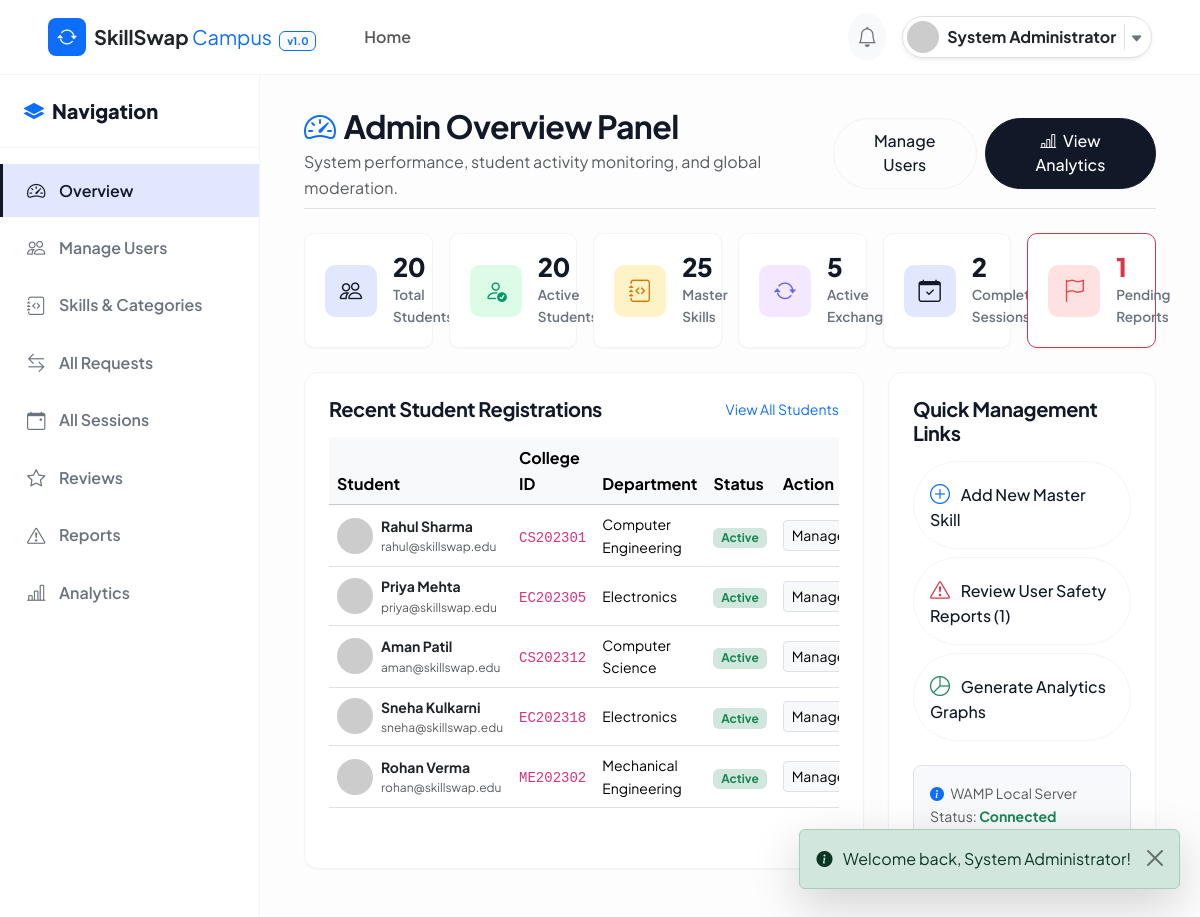
Page /admin/dashboard.php (signed in) on the committed database.
### tables this page shows
CREATE TABLE `users` (
  `user_id` INT AUTO_INCREMENT PRIMARY KEY,
  `name` VARCHAR(100) NOT NULL,
  `email` VARCHAR(100) NOT NULL UNIQUE,
  `password` VARCHAR(255) NOT NULL,
  `college_id` VARCHAR(50) NOT NULL UNIQUE,
  `department` VARCHAR(100) NOT NULL,
  `year` ENUM('1st Year', '2nd Year', '3rd Year', '4th Year', 'Postgraduate') NOT NULL DEFAULT '1st Year',
  `bio` TEXT DEFAULT NULL,
  `profile_image` VARCHAR(255) DEFAULT 'default-avatar.png',
  `role` ENUM('student', 'admin') NOT NULL DEFAULT 'student',
  `status` ENUM('active', 'inactive', 'suspended') NOT NULL DEFAULT 'active',
  `reputation_score` DECIMAL(5,2) NOT NULL DEFAULT 50.00,
  `created_at` TIMESTAMP DEFAULT CURRENT_TIMESTAMP,
  `updated_at` TIMESTAMP DEFAULT CURRENT_TIMESTAMP ON UPDATE CURRENT_TIMESTAMP,
  CONSTRAINT `chk_reputation_range` CHECK (`reputation_score` >= 0 AND `reputation_score` <= 100)
);

### includes/functions.php (called while the page is built, shortened)
<?php
function get_base_url(): string {
    $protocol = (!empty($_SERVER['HTTPS']) && $_SERVER['HTTPS'] !== 'off') ? 'https' : 'http';
    $host = $_SERVER['HTTP_HOST'] ?? 'localhost';
    $scriptDir = dirname($_SERVER['SCRIPT_NAME'] ?? '');
    if (strpos($scriptDir, '/skillswap') !== false) {
        return $protocol . '://' . $host . '/skillswap/';
    }
    return $protocol . '://' . $host . '/skillswap/';
}

### admin/dashboard.php (the view, shortened to what this page needs)
<?php
require_once __DIR__ . '/../includes/functions.php';
$pdo = Database::getConnection();
$stats = [
    'total_students'     => 0,
    'active_students'    => 0,
    'total_skills'       => 0,
    'active_exchanges'   => 0,
    'completed_sessions' => 0,
    'pending_reports'    => 0
];
$stats['total_students']     = (int)$pdo->query("SELECT COUNT(*) FROM users WHERE role = 'student'")->fetchColumn();
$stats['active_students']    = (int)$pdo->query("SELECT COUNT(*) FROM users WHERE role = 'student' AND status = 'active'")->fetchColumn();
$stats['total_skills']       = (int)$pdo->query("SELECT COUNT(*) FROM skills")->fetchColumn();
$stats['active_exchanges']   = (int)$pdo->query("SELECT COUNT(*) FROM learning_requests WHERE status IN ('PENDING', 'ACCEPTED')")->fetchColumn();
$stats['completed_sessions'] = (int)$pdo->query("SELECT COUNT(*) FROM sessions WHERE status = 'COMPLETED'")->fetchColumn();
$stats['pending_reports']    = (int)$pdo->query("SELECT COUNT(*) FROM reports WHERE status = 'PENDING'")->fetchColumn();
$stmtRecentUsers = $pdo->query("SELECT * FROM users WHERE role = 'student' ORDER BY created_at DESC LIMIT 5");
$recentUsers = $stmtRecentUsers->fetchAll(PDO::FETCH_ASSOC);
require_once __DIR__ . '/../includes/header.php';
require_once __DIR__ . '/../includes/navbar.php';
?>
<div class="dashboard-wrapper">
  <?php require_once __DIR__ . '/../includes/sidebar.php'; ?>
  <main class="main-content">
    <div class="container-fluid">
      <div class="d-flex flex-column flex-md-row justify-content-between align-items-md-center mb-4 pb-2 border-bottom">
        <div>
          <h2 class="fw-bold mb-1"><i class="bi bi-speedometer2 text-primary me-2"></i>Admin Overview Panel</h2>
          <p class="text-muted mb-0">System performance, student activity monitoring, and global moderation.</p>
        </div>
        <div class="mt-3 mt-md-0 d-flex gap-2">
          <a href="users.php" class="btn btn-outline-custom">Manage Users</a>
          <a href="analytics.php" class="btn btn-primary-custom"><i class="bi bi-bar-chart-line me-1"></i> View Analytics</a>
        </div>
      </div>
      <div class="row g-3 mb-4">
        <div class="col-6 col-md-4 col-lg-2">
          <div class="stat-card">
            <div class="stat-icon primary"><i class="bi bi-people"></i></div>
            <div class="stat-details">
              <h3><?= $stats['total_students'] ?></h3>
              <p>Total Students</p>
            </div>
          </div>
        </div>
        <div class="col-6 col-md-4 col-lg-2">
          <div class="stat-card">
            <div class="stat-icon success"><i class="bi bi-person-check"></i></div>
            <div class="stat-details">
              <h3><?= $stats['active_students'] ?></h3>
              <p>Active Students</p>
            </div>
          </div>
        </div>
        <div class="col-6 col-md-4 col-lg-2">
          <div class="stat-card">
            <div class="stat-icon warning"><i class="bi bi-journal-code"></i></div>
            <div class="stat-details">
              <h3><?= $stats['total_skills'] ?></h3>
              <p>Master Skills</p>
            </div>
          </div>
        </div>
        <div class="col-6 col-md-4 col-lg-2">
          <div class="stat-card">
            <div class="stat-icon accent"><i class="bi bi-arrow-repeat"></i></div>
            <div class="stat-details">
              <h3><?= $stats['active_exchanges'] ?></h3>
              <p>Active Exchanges</p>
            </div>
          </div>
        </div>
        <div class="col-6 col-md-4 col-lg-2">
          <div class="stat-card">
            <div class="stat-icon primary"><i class="bi bi-calendar-check"></i></div>
            <div class="stat-details">
              <h3><?= $stats['completed_sessions'] ?></h3>
              <p>Completed Sessions</p>
            </div>
          </div>
        </div>
        <div class="col-6 col-md-4 col-lg-2">
          <div class="stat-card border-danger">
            <div class="stat-icon" style="background:#fee2e2; color:#ef4444;"><i class="bi bi-flag"></i></div>
            <div class="stat-details">
              <h3 class="text-danger"><?= $stats['pending_reports'] ?></h3>
              <p>Pending Reports</p>
            </div>
          </div>
        </div>
      </div>
      <div class="row g-4 mb-4">
        <div class="col-lg-8">
          <div class="card-custom p-4 h-100">
            <div class="d-flex justify-content-between align-items-center mb-3">
              <h5 class="fw-bold mb-0">Recent Student Registrations</h5>
              <a href="users.php" class="small text-primary font-semibold">View All Students</a>
            </div>
            <div class="table-responsive">
              <table class="table table-hover align-middle mb-0">
                <thead class="table-light">
                  <tr>
                    <th>Student</th>
                    <th>College ID</th>
                    <th>Department</th>
                    <th>Status</th>
                    <th>Action</th>
                  </tr>
                </thead>
                <tbody>
                  <?php foreach ($recentUsers as $u): ?>
                  <tr>
                    <td>
                      <div class="d-flex align-items-center gap-2">
                        <img src="<?= $baseUrl ?>uploads/profiles/<?= htmlspecialchars($u['profile_image']) ?>" class="avatar-sm" onerror="this.src='https://ui-avatars.com/api/?name=<?= urlencode($u['name']) ?>';">
                        <div>
                          <div class="fw-bold text-dark small"><?= htmlspecialchars($u['name']) ?></div>
                          <div class="text-muted" style="font-size:0.75rem;"><?= htmlspecialchars($u['email']) ?></div>
                        </div>
                      </div>
                    </td>
                    <td><code><?= htmlspecialchars($u['college_id']) ?></code></td>
                    <td class="small"><?= htmlspecialchars($u['department']) ?></td>
                    <td>
                      <?php if ($u['status'] === 'active'): ?>
                        <span class="badge bg-success-subtle text-success">Active</span>
                      <?php elseif ($u['status'] === 'suspended'): ?>
                        <span class="badge bg-danger-subtle text-danger">Suspended</span>
                      <?php else: ?>
                        <span class="badge bg-secondary-subtle text-secondary"><?= htmlspecialchars($u['status']) ?></span>
                      <?php endif; ?>
                    </td>
                    <td>
                      <a href="users.php?search=<?= urlencode($u['email']) ?>" class="btn btn-sm btn-light border">Manage</a>
                    </td>
                  </tr>
                  <?php endforeach; ?>
                </tbody>
              </table>
            </div>
          </div>
        </div>
        <div class="col-lg-4">
          <div class="card-custom p-4 h-100 d-flex flex-column justify-content-between">
            <div>
              <h5 class="fw-bold mb-3">Quick Management Links</h5>
              <div class="d-grid gap-2">
                <a href="skills.php" class="btn btn-outline-custom text-start p-3">
                  <i class="bi bi-plus-circle text-primary me-2 fs-5"></i> Add New Master Skill
                </a>
                <a href="reports.php" class="btn btn-outline-custom text-start p-3">
                  <i class="bi bi-exclamation-triangle text-danger me-2 fs-5"></i> Review User Safety Reports (<?= $stats['pending_reports'] ?>)
                </a>
                <a href="analytics.php" class="btn btn-outline-custom text-start p-3">
                  <i class="bi bi-pie-chart text-success me-2 fs-5"></i> Generate Analytics Graphs
                </a>
              </div>
            </div>
            <div class="p-3 bg-light rounded-3 small text-muted mt-4 border">
              <i class="bi bi-info-circle-fill text-primary me-1"></i> WAMP Local Server Status: <strong class="text-success">Connected</strong>
            </div>
          </div>
        </div>
      </div>
    </div>
  </main>
</div>
<?php require_once __DIR__ . '/../includes/footer.php'; ?>

### assets/css/style.css (style rules this page uses)
:root { --primary: #111827; --primary-hover: #000000; --primary-light: #f3f4f6; --secondary: #4f46e5; --accent: #6366f1; --dark-bg: #030712; --dark-card: #111827; --light-bg: #fdfdfd; --surface: #ffffff; --border-color: #f1f5f9; --text-main: #111827; --text-muted: #6b7280; --text-light: #9ca3af; --success: #059669; --warning: #d97706; --danger: #dc2626; --radius-sm: 6px; --radius-md: 10px; --radius-lg: 14px; --radius-full: 9999px; --shadow-sm: 0 1px 2px rgba(0, 0, 0, 0.04); --shadow-md: 0 4px 6px -1px rgba(0, 0, 0, 0.05); --shadow-lg: 0 10px 15px -3px rgba(0, 0, 0, 0.05); --transition-fast: all 0.2s cubic-bezier(0.4, 0, 0.2, 1); --transition-normal: all 0.3s cubic-bezier(0.4, 0, 0.2, 1); }
body { font-family: 'Plus Jakarta Sans', -apple-system, BlinkMacSystemFont, "Segoe UI", Roboto, sans-serif; background-color: var(--light-bg); color: var(--text-main); min-height: 100vh; margin: 0; line-height: 1.6; }
h1, h2, h3, h4, h5, h6 { font-weight: 700; color: var(--text-main); letter-spacing: -0.02em; }
a { color: var(--primary); text-decoration: none; transition: var(--transition-fast); }
.btn-primary-custom { background: var(--primary); color: #ffffff; border: 1px solid var(--primary); padding: 0.65rem 1.4rem; border-radius: var(--radius-full); font-weight: 500; box-shadow: var(--shadow-sm); transition: var(--transition-normal); }
.btn-outline-custom { background: transparent; color: var(--primary); border: 1px solid var(--border-color); padding: 0.6rem 1.3rem; border-radius: var(--radius-full); font-weight: 500; transition: var(--transition-fast); }
.card-custom { background: var(--surface); border: 1px solid var(--border-color); border-radius: var(--radius-lg); box-shadow: var(--shadow-sm); transition: var(--transition-normal); overflow: hidden; }

### assets/css/dashboard.css (style rules this page uses)
.dashboard-wrapper { display: flex; min-height: calc(100vh - 65px); position: relative; }
.main-content { flex-grow: 1; padding: 2rem; background-color: var(--light-bg); overflow-x: hidden; }
.stat-card { background: var(--surface); border: 1px solid var(--border-color); border-radius: var(--radius-md); padding: 1.25rem; display: flex; align-items: center; gap: 1rem; box-shadow: var(--shadow-sm); transition: var(--transition-fast); }
.stat-icon { width: 52px; height: 52px; border-radius: var(--radius-md); display: flex; align-items: center; justify-content: center; font-size: 1.4rem; flex-shrink: 0; }
.stat-icon.primary { background: #e0e7ff; color: var(--primary); }
.stat-icon.success { background: #dcfce7; color: var(--success); }
.stat-icon.warning { background: #fef3c7; color: var(--warning); }
.stat-icon.accent { background: #f3e8ff; color: var(--accent); }
.stat-details h3 { font-size: 1.6rem; font-weight: 800; margin: 0; line-height: 1; }
.stat-details p { color: var(--text-muted); font-size: 0.85rem; margin: 0.25rem 0 0 0; font-weight: 600; }
.avatar-sm { width: 36px; height: 36px; border-radius: 50%; object-fit: cover; }

### rows in the picture
users: name "Rahul Sharma", email "rahul@skillswap.edu", college "CS202301", department "Computer Engineering", status "Active"
users: name "Priya Mehta", email "priya@skillswap.edu", college "EC202305", department "Electronics", status "Active"
users: name "Aman Patil", email "aman@skillswap.edu", college "CS202312", department "Computer Science", status "Active"
users: name "Sneha Kulkarni", email "sneha@skillswap.edu", college "EC202318", department "Electronics", status "Active"
users: name "Rohan Verma", email "rohan@skillswap.edu", college "ME202302", department "Mechanical Engineering", status "Active"

### other values in the picture
$userName "System Administrator"
$stats['total_students'] "20"
$stats['active_students'] "20"
$stats['total_skills'] "25"
$stats['active_exchanges'] "5"
$stats['completed_sessions'] "2"
$stats['pending_reports'] "1"
$flash['message'] "Welcome back, System Administrator!"
